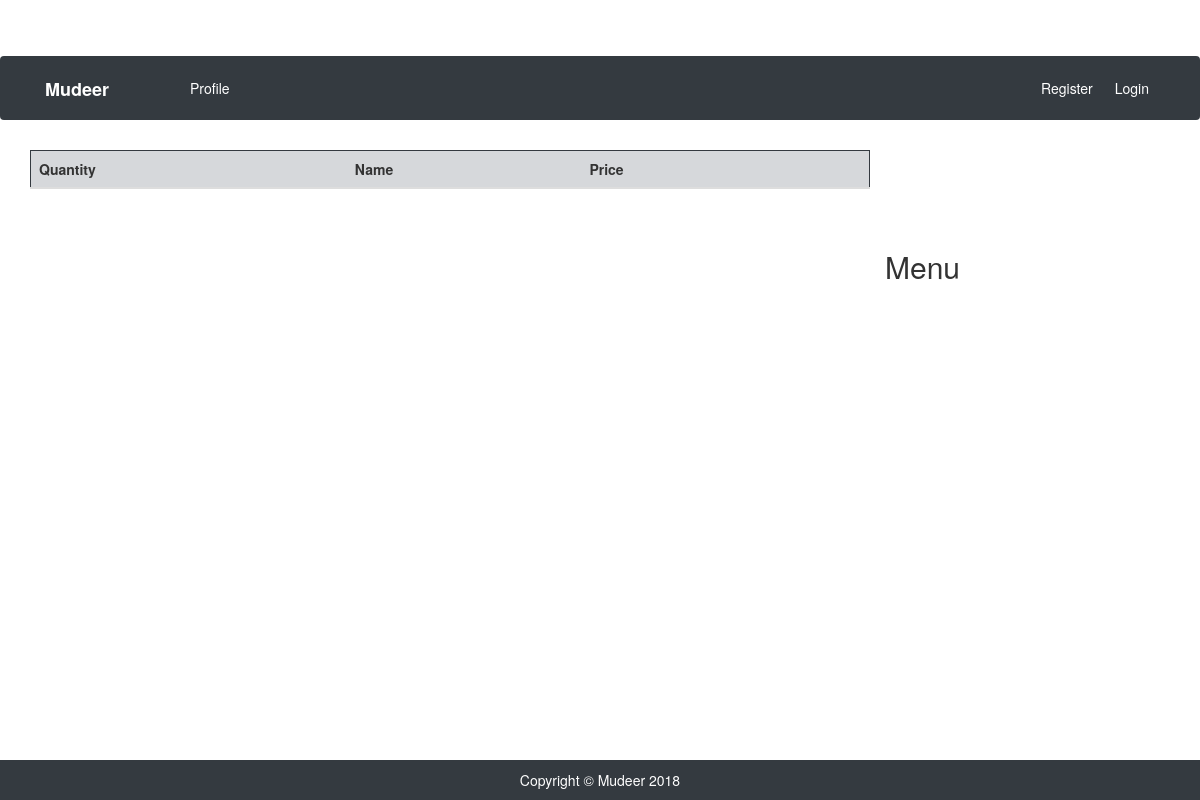
The app's page /ordering_page/37/, older data.
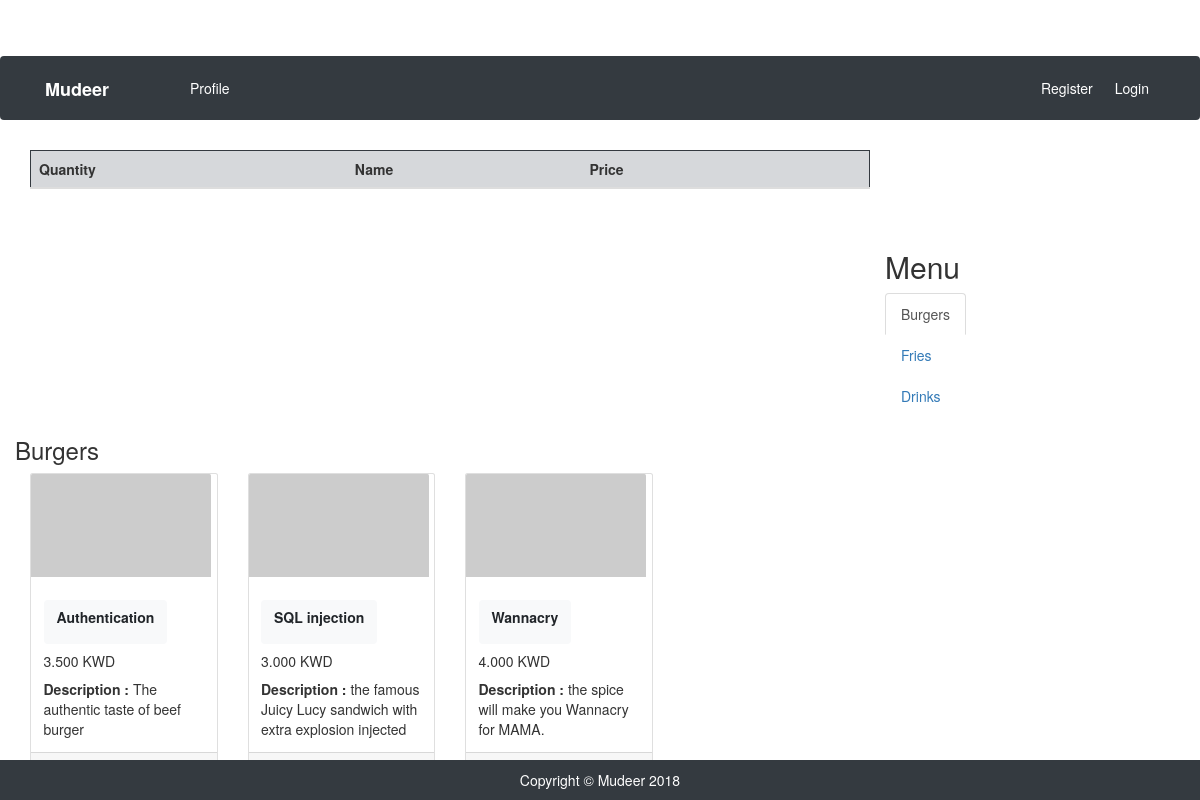
The same page, newer data.
### POSsystem/models.py (models this page shows, shortened)
class Category(models.Model):
	restaurant = models.ForeignKey(Restaurant, on_delete=models.CASCADE)
	name = models.CharField(max_length=25)

class Item(models.Model):
	category = models.ForeignKey(Category, on_delete=models.CASCADE)
	name = models.CharField(max_length=25)
	description = models.TextField()
	price = models.DecimalField(max_digits=5, decimal_places=3)

### POSsystem/views.py (the view)
# urls.py: path('ordering_page/<int:restaurant_id>/', views.ordering_page, name='ordering_page'),
def ordering_page(request,restaurant_id):
	restaurant_obj = Restaurant.objects.get(id=restaurant_id)
	items = OrderItem.objects.all()
	order_list = []
	for item in items:
		order_list.append(item)
	context = {
		"restaurant": restaurant_obj,
		"order_list": order_list,
	}
	return render(request, 'ordering_page.html', context)

### POSsystem/templates/ordering_page.html (shortened to what this page needs)
{% extends "base.html" %}
{% block content %}
<link rel="stylesheet" href="https://maxcdn.bootstrapcdn.com/bootstrap/3.3.7/css/bootstrap.min.css">
      <div class="container col-md-12 mt-2 mb-5">
      <table class="table jumbotron border border-dark mt-2 mb-5">
        <thead>
            <tr class='table-secondary'>
                <th scope="col">Quantity</th>
                <th scope="col">Name</th>
                <th scope="col">Price</th>
                <th scope="col"></th>
            </tr>
        </thead>
    </table>
    </div>
    <br>
    <br>
    <br>
    <ul class="nav nav-tabs mt-5">
      <h2>Menu</h2>
    {% for category in restaurant.category_set.all %}
    {% if forloop.first %}
    <li class="active"><a data-toggle="tab" href="#name-{{category.name}}">{{category.name}}</a></li>
    {% else %}
    <li><a data-toggle="tab" href="#name-{{category.name}}">{{category.name}}</a></li>
    {% endif %}
    {% endfor %}
  </ul>
  <div class="tab-content">
      {% for category in restaurant.category_set.all %}
        {% if forloop.first %}
            <div id="name-{{category.name}}" class="tab-pane fade in active">
              <h3>{{category.name}}</h3>
              {% for item in category.item_set.all %}
              <div class="col-lg-3 col-md-6 mb-4">
                <div class="card">
                  <a href="#"><img class="card-img-top" src="http://placehold.it/700x400" alt=""></a>
                  <div class="card-body">
                    <h4 class="card-title">
                      <button class="btn btn-light" onclick="AddItem({{item.id}}, 1);">
                          <p><strong> {{item.name}} </strong></p>
                          </button>
                    </h4>
                    <h5>{{item.price}} KWD</h5>
                    <p class="card-text"><strong>Description :</strong> {{item.description}}</p>
                  </div>
                  <div class="card-footer">
                    <small class="text-muted">&#9733; &#9733; &#9733; &#9733; &#9734;</small>
                  </div>
                </div>
              </div>
              {% endfor %}
            </div>
        {% endif %}
      {% endfor %}
    </div>
{% endblock %}

### POSsystem/templates/base.html (shortened to what this page needs)
<!DOCTYPE html>
<html lang="en">
{% load static %}
  <head>
    <link href="{% static 'vendor/bootstrap/css/bootstrap.min.css' %}" rel="stylesheet">
    <link href="{% static 'css/shop-homepage.css' %}" rel="stylesheet">
    <link rel="stylesheet" href="https://use.fontawesome.com/releases/v5.0.11/css/all.css">
  </head>
  <body>
    <nav class="navbar navbar-expand-lg navbar-dark bg-dark fixed-top ">
      <div class="container">
        <a class="navbar-brand mr-5" href="{% url 'welcome' %}"><strong>Mudeer</strong></a>
        <ul class="navbar-nav ml-5 ">
            <li class="nav-item active">
              <a class="nav-link btn btn-outline-primary" href="{% url 'profile_page' %}">Profile
              </a>
            </li>
          </ul>
        <div class="collapse navbar-collapse" id="navbarResponsive">
          <ul class="nav navbar-nav navbar-right ml-auto">
          {% if not user.is_authenticated %}
            <li class="nav-item">
              <a class="nav-link btn btn-outline-primary text-white" href="{% url 'register' %}">Register</a>
            </li>
            <li class="nav-item">
              <a class="nav-link btn btn-outline-primary text-white ml-3" href="{% url 'login' %}">Login</a>
            </li>
          {% endif %}
        </div>
      </div>
    </nav>
    <div class="container col-md-9" >
    {% block content %}
    {% endblock content %}
    </div>
    <div class="row">
    <footer class="mt-5 bg-dark col-md-12 col-sm-12 sticky-bottom" >
      <div class="container">
        <p class="text-center text-white mt-3">Copyright &copy; Mudeer 2018</p>
      </div>
    </footer>
    </div>
  </body>
</html>

### POSsystem/static/css/shop-homepage.css (style rules this page uses)
body { padding-top: 54px; }
@media (min-width: 992px) { body { padding-top: 56px; } }
img { display: block; max-width:180px; max-height:180px; width: auto; height: auto; }
footer { position: fixed !important; left: 0 !important; bottom: 0 !important; width: 100% !important; }

Row changes from the older to the newer data that the page shows:
added Category: name "Burgers"
added Category: name "Fries", shown under "Menu"
added Category: name "Drinks", shown under "Menu"
added Item: name "Authentication", price "3.500", description "The authentic taste of beef burger"
added Item: name "SQL injection", price "3.000", description "the famous Juicy Lucy sandwich with extra explosion injected"
added Item: name "Wannacry", price "4.000", description "the spice will make you Wannacry for MAMA."
